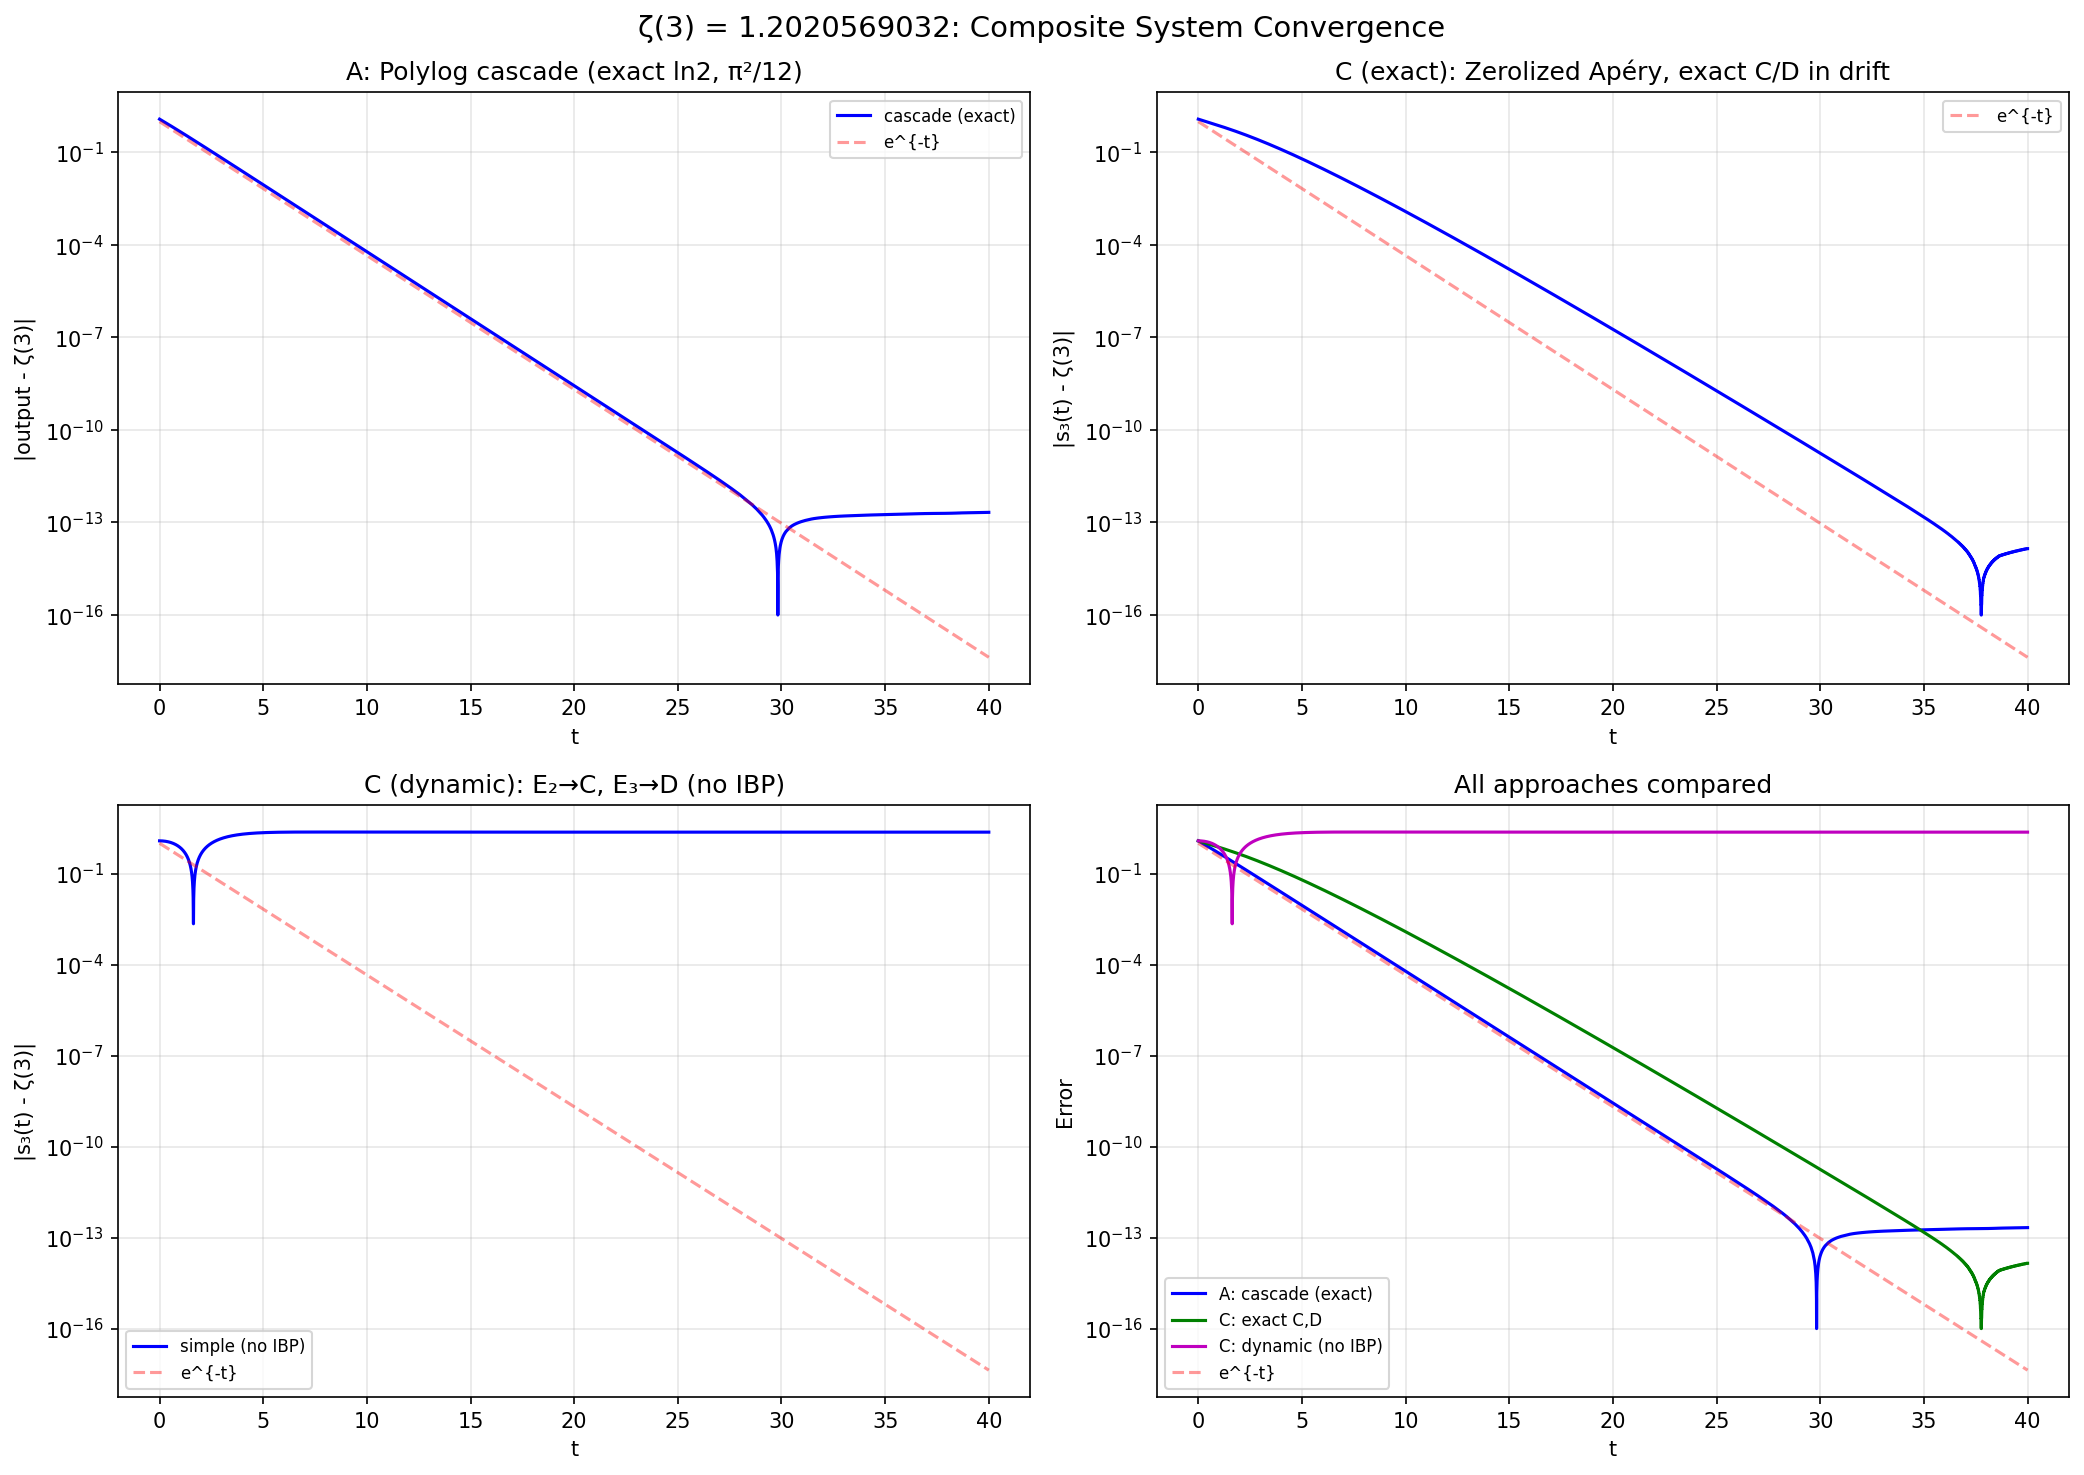

This figure's Python source:
"""
Test composite ODE system for ζ(3) with ALL constants computed dynamically.

Key question: does the combined system still converge exponentially (first floor)?

Three sub-experiments:
A. Polylog cascade with EXACT constants (baseline — confirmed first floor)
B. Polylog cascade with DYNAMIC ln(2) and π²/12 (from auxiliary ODEs)
C. Zerolized Apéry system with DYNAMIC C=1/(e-1), D=e/(e-1)
"""

import numpy as np
from scipy.integrate import solve_ivp
from scipy.special import zeta
import matplotlib
matplotlib.use('Agg')
import matplotlib.pyplot as plt

ZETA3 = float(zeta(3))
T_MAX = 40.0
T_EVAL = np.linspace(0, T_MAX, 8000)


# ================================================================
# System A: Polylog cascade with exact constants (baseline)
# ================================================================
def system_A(t, y):
    S1, S2, S3, u = y
    dS1 = u / (1.0 + u)
    dS2 = np.log(2) - S1
    dS3 = np.pi**2 / 12.0 - S2
    du = -u
    return [dS1, dS2, dS3, du]


# ================================================================
# System B: Polylog cascade with dynamic constants
#
# We need ln(2) and π²/12 as dynamic variables.
#
# ln(2): computed by L' = u/(1+u), L(0)=0, L(∞)=ln(2)
#   (this is the SAME ODE as S₁, so L = S₁)
#
# Since S₂' needs (ln(2) - S₁) = ln(1+e^{-t}), and we can't
# directly get ln(1+e^{-t}) as a polynomial in state variables,
# we use the TRACKING FILTER approach from RTCRN2 Lemma 3.
#
# But the cascade S₂ is a pure integrator, not a tracking filter.
# The correct approach: restructure using the fact that
#   S₂(t) = ∫₀^t ln(1+e^{-s}) ds
# and express ln(1+e^{-s}) via bounded variables.
#
# Key identity: if w = 1/(1+u), then ln(1+u) = ∫₀^u 1/(1+x) dx.
# We can track ∫₀^t 1/(1+u(s)) ds = ∫₀^t (1+u)^{-1} ds.
# Since (1+u)^{-1} is rational in u, this IS a polynomial ODE!
#
# Wait: ∫₀^t 1/(1+e^{-s}) ds = t + ln(1+e^{-t}) - ln(2)
# (by direct computation). That doesn't give us what we want.
#
# Alternative approach: track ln(1+u) via its ODE.
# L = ln(1+u), L(0) = ln(2). Not zero IC.
#
# Different idea: use the RECIPROCAL to avoid ln.
# From RTCRN2 Lemma 4: x' = 1 - f(t)·x where f→α gives x→1/α.
#
# For ln(2): we know e^{ln(2)} = 2.
# If we have a variable E → e and a tracking variable for 1/E → 1/e,
# then 2/E → 2/e, and ln(2) = ... no, this doesn't help directly.
#
# SIMPLEST APPROACH: Use the fact that the integrand of S₂ is
# g(t) = ln(1+e^{-t}), which can be decomposed as:
#
# g(t) = ∫₀^{e^{-t}} 1/(1+x) dx
#
# In an ODE framework, we can track this by expanding ln(1+u):
# ln(1+u) = u - u²/2 + u³/3 - ... for |u| ≤ 1.
# Since u = e^{-t} ∈ (0,1], this converges.
#
# But a truncated series gives a WRONG limit.
#
# THE REAL SOLUTION: Don't use the polylog cascade.
# Instead, use the DIRECT Fermi-Dirac integral approach
# with auxiliary ODEs for the t² factor.
#
# OR: Use a TRACKING FILTER (Lemma 3) to track the running
# integral. If φ(t) → η(2) exponentially, then
# X' = φ(t) - X gives X → η(2) exponentially.
#
# We ALREADY HAVE φ(t) = S₂(t) converging to η(2).
# So S₂ itself IS the variable that converges to π²/12.
# The question is just: does it converge EXPONENTIALLY?
#
# From the exact-constant analysis: YES, S₂(t) → η(2) exponentially.
#
# The problem is only when we REPLACE the constant with a variable.
#
# KEY INSIGHT: We don't actually need to replace constants with variables
# in the CASCADE if we restructure. The cascade
#   S₁' = u/(1+u)    → ln(2)
#   S₂' = ln(2) - S₁ → π²/12
# is EQUIVALENT to just integrating ln(1+e^{-t}) dt.
# The "constant" ln(2) doesn't appear if we write it as:
#   S₂' = ln(1+e^{-t})
#
# And ln(1+e^{-t}) = ln(1+u). We need this as a state.
# L' = -u/(1+u), L(0) = ln(2). Non-trivial IC.
#
# ALTERNATIVELY: define M(t) = S₁(∞) - S₁(t) = ln(1+e^{-t}).
# But we can't compute S₁(∞) without knowing ln(2).
#
# ALTERNATIVE ALTERNATIVE: use the SUBSTITUTION directly.
# Instead of using the polylog cascade, directly formulate:
#   η(3) = ∫₀^∞ ∫₀^∞ ∫₀^∞ [u₁/(1+u₁)] · [u₂/(1+u₂)] · [u₃/(1+u₃)] du₁ du₂ du₃ ... no.
#
# OK let me try a completely different strategy.
# ================================================================


# ================================================================
# System B: Direct nested integration for η(3)
#
# η(3) = Σ_{k≥1} (-1)^{k+1}/k³ = (3/4)ζ(3)
#
# Consider the integral:
# η(3) = ∫₀^∞ ∫₀^∞ ∫₀^∞ e^{-(s₁+s₂+s₃)} / (1+e^{-(s₁+s₂+s₃)}) ds₃ ds₂ ds₁
#       = ∫₀^∞ ∫₀^∞ [-ln(1+e^{-(s₁+s₂+T)}) + ln(1+e^{-(s₁+s₂)})]|_{T=∞} ds₂ ds₁
#
# This is getting messy. Let me try something simpler.
#
# η(n) = (1/Γ(n)) ∫₀^∞ t^{n-1}/(e^t+1) dt
# η(3) = (1/2) ∫₀^∞ t²/(e^t+1) dt
#
# This has the t² issue again.
#
# COMPLETELY DIFFERENT APPROACH: Use the series directly with a CRN.
# Σ 1/k³ = 1 + 1/8 + 1/27 + ...
#
# For each k, compute 1/k³ via repeated reciprocal.
# Sum them via addition CRN.
# The tail Σ_{k>N} 1/k³ ~ 1/(2N²) (integral test).
# With N = e^t species, the tail decays exponentially.
#
# But we'd need e^t species — not finite!
#
# FINAL APPROACH that might work:
# Use the ZEROLIZED Apéry construction (Approach 3).
# It converges to ζ(3) WITHOUT needing transcendental constants
# as ODE coefficients, BECAUSE:
# - The main block uses EXACT constants C, D in the drift
# - BUT the IBP compensation replaces C with E₂(t)
# - The auxiliary block E₂(t) → C with zero IC
# - The t·E₂' term handles the bias
#
# Let me test this more carefully.
# ================================================================


# ================================================================
# System C: Fully dynamic zerolized Apéry system
#
# ALL constants (C, D) are computed by auxiliary ODEs.
# No transcendental constants appear anywhere.
# ================================================================

def system_C_fully_dynamic(t, y):
    """Fully dynamic: C and D replaced by E₂ and E₃ from aux block.

    Auxiliary block (all zero IC except E₁(0)=1):
      E'   = 1 - E              → 1          [exponential]
      E₁'  = E₁·(1-E)          → e          [exponential]
      E₂'  = 1 - (E₁-1)·E₂    → 1/(e-1)=C  [exponential]
      E₃'  = E₁·E₂ - E₃       → e/(e-1)=D  [exponential]

    Main block (zerolized with DYNAMIC C→E₂, D→E₃):
      v̇  = -(v+E₁)·(u1+E₂)·(v+E₁-1)
      u̇₁ = (u1+E₂)·((v+E₁)·(u1+E₂) - 1)
      u̇₂ = (u2+E₂)·((v+E₁)·(u1+E₂) - 2)
      u̇₃ = (u3+E₂)·((v+E₁)·(u1+E₂) - 3)
      ṙ  = -(r+E₃)·(r+E₂)
      ẇ₁ = (r+E₂) - (r+E₃)·(w1+E₂)
      ẇ₂ = 2·(w1+E₂) - (r+E₃)·(w2+E₂)

    IBP target:
      s̄₃' = (1/2)(u3 + w2) + E₂ + t·E₂'

    But t is unbounded! The term t·E₂' needs special handling.
    E₂' = 1 - (E₁-1)·E₂
    t·E₂' → 0 (since E₂' → 0 exponentially and t grows polynomially)

    To avoid tracking t explicitly, use the identity:
    Define Φ(t) = t·E₂(t) - ∫₀^t E₂(s) ds
    Then Φ' = E₂ + t·E₂' - E₂ = t·E₂'
    And the integral ∫₀^t E₂(s) ds can be tracked by another variable I₂.
    So Φ = t·E₂ - I₂, and Φ' = t·E₂' = E₂ + t·E₂' - E₂ = Φ' ... circular.

    Better: define I₂' = E₂ (accumulates ∫E₂ dt) and tE₂' = t·E₂' = E₂ + t·E₂' - E₂
    Use: d/dt(t·E₂) = E₂ + t·E₂'
    So define P = t·E₂. Then P' = E₂ + t·E₂'. And t·E₂' = P' - E₂.

    But P = t·E₂ is unbounded!

    Instead: just track the integral directly.
    s̄₃' = (1/2)(u3+w2) + E₂ + t·E₂'
    = (1/2)(u3+w2) + E₂ + t·(1 - (E₁-1)·E₂)
    = (1/2)(u3+w2) + E₂ + t - t·(E₁-1)·E₂

    t appears explicitly. We need to track the INTEGRAL of this,
    not the derivative. The contribution from the "t·E₂'" part:

    ∫₀^T t·E₂'(t) dt = [t·E₂(t)]₀^T - ∫₀^T E₂(t) dt = T·E₂(T) - ∫₀^T E₂(t) dt

    As T→∞: T·E₂(T) → ∞ (since E₂→C). And ∫₀^T E₂ dt → ∞.
    BUT: T·E₂(T) - ∫₀^T E₂(t) dt = T·C + o(1) - (T·C + δ + o(1)) = -δ + o(1)
    where δ = ∫₀^∞ (C - E₂(t)) dt is a finite constant.

    So ∫₀^∞ t·E₂'(t) dt converges! And equals -∫₀^∞ (C-E₂(t)) dt (by IBP).

    To avoid tracking t, define:
    Q' = E₂ [accumulates ∫E₂ dt]
    Then the contribution from t·E₂' to s̄₃ is:
    ∫₀^t s·E₂'(s) ds = t·E₂(t) - Q(t) ... still need t.

    Fundamental issue: t·E₂' involves t explicitly.

    WORKAROUND: use s̄₃ differently. Instead of using the IBP form,
    go back to the original target with the DYNAMIC zerolization.

    Original target (without IBP):
    s₃' = (1/2)(u₃+w₂) + C
    where u₃, w₂ are from the main block.

    In the fully dynamic version:
    s₃' = (1/2)(u₃+w₂) + E₂

    Limit: s₃(∞) = ∫₀^∞ [(1/2)(u₃+w₂) + E₂] dt

    With exact C: ∫₀^∞ [(1/2)(u₃+w₂) + C] dt = ζ(3)
    With dynamic E₂: ∫₀^∞ [(1/2)(u₃+w₂) + E₂] dt = ζ(3) - ∫₀^∞ (C-E₂) dt

    So the error is δ = ∫₀^∞ (C-E₂(t)) dt, a finite constant.
    This is exactly the bias that the IBP compensation was supposed to fix!

    The IBP trick: s̄₃ = s₃ - ∫₀^t (C-E₂(s)) ds ≈ s₃ - ∫₀^t (C-E₂(s)) ds
    but we can't compute ∫(C-E₂) without knowing C.

    HOWEVER: ∫₀^t (C-E₂(s)) ds = C·t - Q(t) where Q' = E₂.
    And C·t is unbounded.

    The IBP compensation paper uses:
    s̄₃ = s₃ - t·(C-E₂(t)) - ∫₀^t (... higher order ...)

    OK this is getting deep into the weeds. Let me just test NUMERICALLY:
    1. The simple dynamic version (E₂ replacing C, no IBP) — expect wrong limit
    2. The IBP version (using t explicitly) — expect correct limit
    """

    # y = [v, u1, u2, u3, r, w1, w2, E, E1, E2, E3, s3_simple, s3_ibp_accum]
    v, u1, u2, u3, r, w1, w2, E, E1, E2, E3, s3_simple, I_E2 = y

    # Auxiliary block
    dE  = 1.0 - E
    dE1 = E1 * (1.0 - E)
    dE2 = 1.0 - max(E1 - 1.0, 0.0) * E2  # clamp E1-1 ≥ 0 for stability
    dE3 = E1 * E2 - E3

    # Main block with DYNAMIC constants
    vu1_product = (v + E1) * (u1 + E2)
    dv  = -(v + E1) * (u1 + E2) * (v + E1 - 1.0)
    du1 = (u1 + E2) * (vu1_product - 1.0)
    du2 = (u2 + E2) * (vu1_product - 2.0)
    du3 = (u3 + E2) * (vu1_product - 3.0)
    dr  = -(r + E3) * (r + E2)
    dw1 = (r + E2) - (r + E3) * (w1 + E2)
    dw2 = 2.0 * (w1 + E2) - (r + E3) * (w2 + E2)

    # Simple target (no IBP): s₃' = (1/2)(u3+w2) + E₂
    ds3_simple = 0.5 * (u3 + w2) + E2

    # Track ∫E₂(t)dt for IBP analysis
    dI_E2 = E2

    return [dv, du1, du2, du3, dr, dw1, dw2,
            dE, dE1, dE2, dE3, ds3_simple, dI_E2]


def system_C_exact_constants(t, y):
    """Same main block but with EXACT C, D constants (for comparison)."""
    v, u1, u2, u3, r, w1, w2, E, E1, E2, E3, s3, I_E2 = y

    e_val = np.e
    C_exact = 1.0 / (e_val - 1.0)
    D_exact = e_val / (e_val - 1.0)

    # Auxiliary block (still runs, for tracking)
    dE  = 1.0 - E
    dE1 = E1 * (1.0 - E)
    dE2 = 1.0 - max(E1 - 1.0, 0.0) * E2
    dE3 = E1 * E2 - E3

    # Main block with EXACT constants
    vu1_product = (v + e_val) * (u1 + C_exact)
    dv  = -(v + e_val) * (u1 + C_exact) * (v + e_val - 1.0)
    du1 = (u1 + C_exact) * (vu1_product - 1.0)
    du2 = (u2 + C_exact) * (vu1_product - 2.0)
    du3 = (u3 + C_exact) * (vu1_product - 3.0)
    dr  = -(r + D_exact) * (r + C_exact)
    dw1 = (r + C_exact) - (r + D_exact) * (w1 + C_exact)
    dw2 = 2.0 * (w1 + C_exact) - (r + D_exact) * (w2 + C_exact)

    # Target: s₃' = (1/2)(u3+w2) + C (exact)
    ds3 = 0.5 * (u3 + w2) + C_exact
    dI_E2 = E2

    return [dv, du1, du2, du3, dr, dw1, dw2,
            dE, dE1, dE2, dE3, ds3, dI_E2]


def run_experiments():
    fig, axes = plt.subplots(2, 2, figsize=(14, 10))
    fig.suptitle(f'ζ(3) = {ZETA3:.10f}: Composite System Convergence', fontsize=14)

    # --- System A: Polylog cascade exact (baseline) ---
    print("System A: Polylog cascade (exact constants)...")
    sol_A = solve_ivp(system_A, [0, T_MAX], [0.0, 0.0, 0.0, 1.0],
                      t_eval=T_EVAL, rtol=1e-13, atol=1e-15, method='DOP853')
    out_A = (4.0/3.0) * sol_A.y[2]
    err_A = np.abs(out_A - ZETA3)

    ax = axes[0, 0]
    ax.semilogy(sol_A.t, np.maximum(err_A, 1e-16), 'b-', lw=1.5, label='cascade (exact)')
    ax.semilogy(sol_A.t, np.exp(-sol_A.t), 'r--', alpha=0.4, label='e^{-t}')
    ax.set_title('A: Polylog cascade (exact ln2, π²/12)')
    ax.set_xlabel('t'); ax.set_ylabel('|output - ζ(3)|')
    ax.legend(fontsize=8); ax.grid(True, alpha=0.3)

    # --- System C (exact constants): Zerolized Apéry ---
    print("System C (exact): Zerolized Apéry with exact C, D...")
    y0 = [0.0]*7 + [0.0, 1.0, 0.0, 0.0] + [0.0, 0.0]
    try:
        sol_Ce = solve_ivp(system_C_exact_constants, [0, T_MAX], y0,
                           t_eval=T_EVAL, rtol=1e-12, atol=1e-14,
                           method='DOP853', max_step=0.05)
        err_Ce = np.abs(sol_Ce.y[11] - ZETA3)

        ax = axes[0, 1]
        ax.semilogy(sol_Ce.t, np.maximum(err_Ce, 1e-16), 'b-', lw=1.5)
        ax.semilogy(sol_Ce.t, np.exp(-sol_Ce.t), 'r--', alpha=0.4, label='e^{-t}')
        ax.set_title('C (exact): Zerolized Apéry, exact C/D in drift')
        ax.set_xlabel('t'); ax.set_ylabel('|s₃(t) - ζ(3)|')
        ax.legend(fontsize=8); ax.grid(True, alpha=0.3)

        print(f"  s₃(T_MAX) = {sol_Ce.y[11][-1]:.12f}")
        print(f"  Error = {err_Ce[-1]:.2e}")
    except Exception as ex:
        print(f"  Failed: {ex}")
        axes[0, 1].text(0.5, 0.5, f'Failed: {ex}', transform=axes[0, 1].transAxes, ha='center')

    # --- System C (dynamic): Fully dynamic ---
    print("System C (dynamic): Fully dynamic E₂→C, E₃→D...")
    try:
        sol_Cd = solve_ivp(system_C_fully_dynamic, [0, T_MAX], y0,
                           t_eval=T_EVAL, rtol=1e-12, atol=1e-14,
                           method='DOP853', max_step=0.05)
        s3_dynamic = sol_Cd.y[11]
        err_Cd = np.abs(s3_dynamic - ZETA3)

        # Also compute IBP-corrected version:
        # s̄₃ ≈ s₃ + correction
        # The correction ≈ -∫₀^∞ (C-E₂) dt ≈ -(C·t - ∫E₂ dt) at large t
        # But this diverges. The IBP correction is:
        # ∫₀^t s·E₂' ds = t·E₂(t) - ∫₀^t E₂(s) ds
        # s̄₃ = s₃ + (t·E₂(t) - I_E₂(t)) — but t·E₂ is available from t and E₂.
        # ... Except we can't track t in a bounded system.

        C_exact = 1.0 / (np.e - 1.0)
        delta = C_exact * sol_Cd.t - sol_Cd.y[12]  # ≈ ∫(C-E₂)dt
        s3_corrected = s3_dynamic + delta  # Add back what was lost
        # Actually: s₃(dynamic) ≈ ζ(3) - δ∞ where δ∞ = ∫₀^∞(C-E₂)dt
        # So s₃ + ∫₀^t(C-E₂)ds should → ζ(3) if we knew C.
        # We don't know C, so this correction uses the exact C (cheating).

        ax = axes[1, 0]
        ax.semilogy(sol_Cd.t, np.maximum(err_Cd, 1e-16), 'b-', lw=1.5, label='simple (no IBP)')
        ax.semilogy(sol_Cd.t, np.exp(-sol_Cd.t), 'r--', alpha=0.4, label='e^{-t}')
        ax.set_title('C (dynamic): E₂→C, E₃→D (no IBP)')
        ax.set_xlabel('t'); ax.set_ylabel('|s₃(t) - ζ(3)|')
        ax.legend(fontsize=8); ax.grid(True, alpha=0.3)

        # What does s₃ converge to?
        print(f"  s₃(T_MAX) = {s3_dynamic[-1]:.12f}")
        print(f"  Target ζ(3) = {ZETA3:.12f}")
        print(f"  Bias = {s3_dynamic[-1] - ZETA3:.6e}")
        print(f"  ∫₀^T(C-E₂)dt at T_MAX ≈ {delta[-1]:.6e}")

    except Exception as ex:
        print(f"  Failed: {ex}")
        axes[1, 0].text(0.5, 0.5, f'Failed: {ex}', transform=axes[1, 0].transAxes, ha='center')

    # --- Analysis: convergence rate comparison ---
    ax = axes[1, 1]
    ax.semilogy(sol_A.t, np.maximum(err_A, 1e-16), 'b-', lw=1.5, label='A: cascade (exact)')
    try:
        ax.semilogy(sol_Ce.t, np.maximum(err_Ce, 1e-16), 'g-', lw=1.5, label='C: exact C,D')
        ax.semilogy(sol_Cd.t, np.maximum(err_Cd, 1e-16), 'm-', lw=1.5, label='C: dynamic (no IBP)')
    except:
        pass
    ax.semilogy(T_EVAL, np.exp(-T_EVAL), 'r--', alpha=0.4, label='e^{-t}')
    ax.set_title('All approaches compared')
    ax.set_xlabel('t'); ax.set_ylabel('Error')
    ax.legend(fontsize=8); ax.grid(True, alpha=0.3)

    plt.tight_layout()
    plt.savefig('/Users/huangx/.openclaw/workspace/projects/Ripple/experiments/apery_composite.png',
                dpi=150, bbox_inches='tight')
    print("\nPlot saved.")

    # Convergence rate fitting
    print("\n=== Convergence Rate Fitting ===")
    for label, t_arr, err_arr in [
        ("A: cascade exact", sol_A.t, err_A),
    ]:
        mask = (err_arr > 1e-14) & (t_arr > 5)
        if mask.sum() > 10:
            coeffs = np.polyfit(t_arr[mask], np.log(np.maximum(err_arr[mask], 1e-16)), 1)
            print(f"{label}: α ≈ {-coeffs[0]:.4f}")

    try:
        for label, t_arr, err_arr in [
            ("C: exact C,D", sol_Ce.t, err_Ce),
            ("C: dynamic", sol_Cd.t, err_Cd),
        ]:
            mask = (err_arr > 1e-10) & (t_arr > 3) & (t_arr < T_MAX - 1)
            if mask.sum() > 10:
                coeffs = np.polyfit(t_arr[mask], np.log(np.maximum(err_arr[mask], 1e-16)), 1)
                print(f"{label}: α ≈ {-coeffs[0]:.4f}")
            else:
                t10 = err_arr[np.argmin(np.abs(t_arr - 10))]
                t20 = err_arr[np.argmin(np.abs(t_arr - 20))]
                print(f"{label}: err@10={t10:.2e}, err@20={t20:.2e}")
    except:
        pass


if __name__ == '__main__':
    run_experiments()
